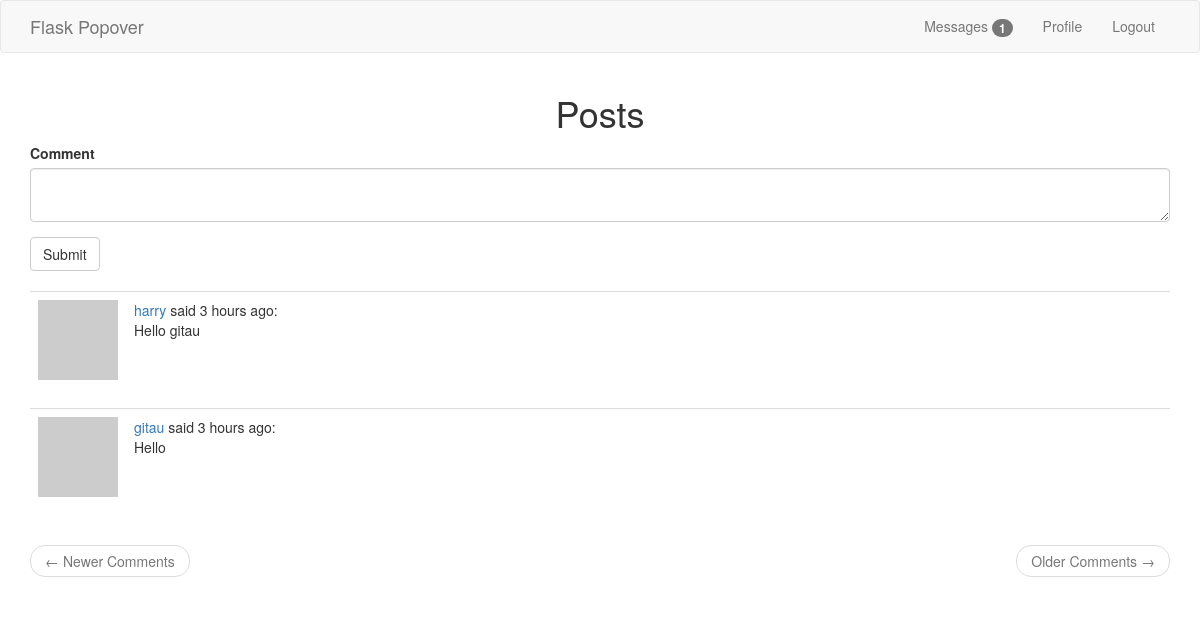
The app's page /index (signed in) with its own data.
### app/models.py (models this page shows, shortened)
class Post(db.Model):
    __table_name__ = 'post'
    id = db.Column(db.Integer, primary_key=True)
    body = db.Column(db.String(140))
    timestamp = db.Column(db.DateTime, index=True, default=datetime.utcnow)
    user_id = db.Column(db.Integer, db.ForeignKey('user.id'))

class User(UserMixin, db.Model):
    __table_name__ = 'users'
    id = db.Column(db.Integer, primary_key=True)
    username = db.Column(db.String(64), index=True, unique=True)
    email = db.Column(db.String(64), index=True, unique=True)
    password_hash = db.Column(db.String(128))
    about_me = db.Column(db.String(120))
    last_seen = db.Column(db.DateTime, default=datetime.utcnow)
    posts = db.relationship('Post', backref='author', lazy='dynamic')
    messages_sent = db.relationship(
        'Message',
        foreign_keys='Message.sender_id',
        backref='author',
        lazy='dynamic')
    messages_received = db.relationship(
        'Message',
        foreign_keys='Message.recipient_id',
        backref='recipient',
        lazy='dynamic')
    last_message_read_time = db.Column(db.DateTime)
    def avatar(self, size):
        digest = md5(self.email.lower().encode('utf-8')).hexdigest()
        return f'https://www.gravatar.com/avatar/{digest}?d=identicon&s={size}'
    def new_messages(self):
        last_read_time = self.last_message_read_time or datetime(1900, 1, 1)
        return Message.query.filter_by(recipient=self).filter(
            Message.timestamp > last_read_time).count()

### app/routes.py (the view)
@app.route('/', methods=['GET', 'POST'])
@app.route('/index', methods=['GET', 'POST'])
@login_required
def index():
    form = CommentForm()
    if form.validate_on_submit():
        post = Post(body=form.body.data, author=current_user)
        db.session.add(post)
        db.session.commit()
        flash('Your comment has been published.')
        return redirect(url_for('index'))
    page = request.args.get('page', 1, type=int)
    posts = Post.query.order_by(Post.timestamp.desc()).paginate(
        page, app.config['POSTS_PER_PAGE'], False)
    next_url = url_for('index', page=posts.next_num) \
        if posts.has_next else None
    prev_url = url_for('index', page=posts.prev_num) \
        if posts.has_prev else None
    return render_template(
        'index.html',
        title='Posts',
        form=form,
        next_url=next_url,
        prev_url=prev_url,
        posts=posts.items
        )

### app/forms.py
class CommentForm(FlaskForm):
    body = TextAreaField('Comment', validators=[DataRequired()])
    submit = SubmitField('Submit')

### app/models.py (called while the page is built)
@login.user_loader
def load_user(id):
    return User.query.get(int(id))

### app/routes.py (called while the page is built)
@app.before_request
def before_request():
    if current_user.is_authenticated:
        current_user.last_seen = datetime.utcnow()
        db.session.commit()

### app/templates/index.html
{% extends 'base.html' %}
{% import 'bootstrap/wtf.html' as wtf %}
{% block app_context %}
<div class="row text-center">
    <div class="col-md-12">
        <h1>{{title}}</h1>
    </div>
</div>
<div class="row">
    <div class="col-sm-12 my-form">
        {{ wtf.quick_form(form) }}
    </div>
</div><br>
<div class="row">
    <div class="col-sm-12">
        {% for post in posts %}
            {% include '_posts.html' %}
        {% endfor %}
    </div>
</div>
<nav aria-label="...">
    <ul class="pager">
        <li class="previous{% if not prev_url %} disabled{% endif %}">
            <a href="{{ prev_url or '#' }}">
                <span aria-hidden="true">&larr;</span> Newer Comments
            </a>
        </li>
        <li class="next{% if not next_url %} disabled{% endif %}">
            <a href="{{ next_url or '#' }}">
                Older Comments <span aria-hidden="true">&rarr;</span>
            </a>
        </li>
    </ul>
</nav>
{% endblock %}

### app/templates/_posts.html
<table class="table table-hover">
    <tr valign='top'>
        <td width='70px'>
            <img src=" {{ post.author.avatar(36) }} ">
        </td>
        <td>
            <span class="user_popup">
                <a href="{{ url_for('user', username=post.author.username) }}">
                    {{ post.author.username }}
                </a>
            </span>
            said
            <span>
            {{ moment(post.timestamp).fromNow() }}:
            </span><br>
            <span>
                {{ post.body }}
            </span>
        </td>
    </tr>
</table>

### records on screen
Post: author.username "harry", timestamp "3 hours ago", body "Hello gitau"
Post: author.username "gitau", timestamp "3 hours ago", body "Hello"

### other values on screen
{{ new_messages }} "1"
{{ title }} "Posts"
